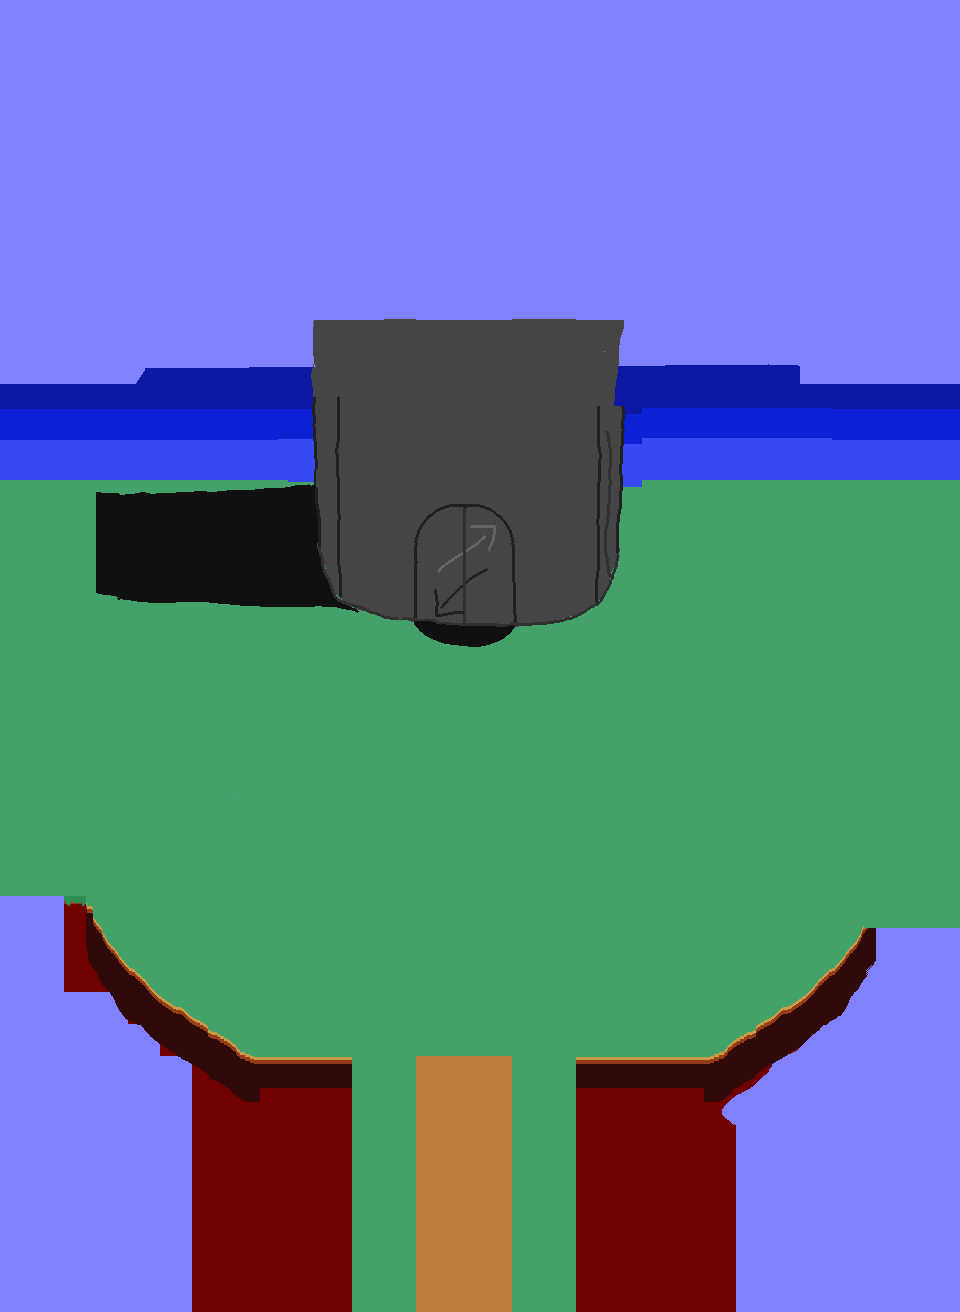

Rendered tile map (Tiled .tmx) drawn with the repository's tilesets; below, a short description and the map source with its tile grids summarised:
An orthogonal 30x41 tile map with 32x32 px tiles, 3 tile layers (Tile Layer 2, Tile Layer 1, Tile Layer 3), 6 tilesets and 10 objects (3x character, level Info).

<map version="1.2" tiledversion="1.2.1" orientation="orthogonal" renderorder="right-down" width="30" height="41" tilewidth="32" tileheight="32" infinite="0" nextlayerid="11" nextobjectid="31">
 <tileset firstgid="1" name="grassstage" tilewidth="32" tileheight="32" tilecount="2025" columns="45">
  <image source="grassstage.png" width="1440" height="1440" />
 </tileset>
 <tileset firstgid="2026" name="grassstage2" tilewidth="32" tileheight="32" tilecount="2500" columns="50">
  <image source="grassstage2.png" width="1600" height="1600" />
 </tileset>
 <tileset firstgid="4526" name="playerstart" tilewidth="32" tileheight="32" tilecount="1" columns="1">
  <image source="playerstart.png" width="32" height="32" />
  <tile id="0">
   <properties>
    <property name="orient" value="right" />
    <property name="playerstart" value="" />
   </properties>
  </tile>
 </tileset>
 <tileset firstgid="4527" name="grassstage3" tilewidth="32" tileheight="32" tilecount="1700" columns="50">
  <image source="grassstage3.png" width="1600" height="1088" />
 </tileset>
 <tileset firstgid="6227" source="grassstage4redux.tsx" />
 <tileset firstgid="6927" name="picnicarea" tilewidth="32" tileheight="32" tilecount="1230" columns="30">
  <image source="picnicarea.png" width="960" height="1312" />
 </tileset>
 <layer id="8" name="Tile Layer 2" width="30" height="41">
  <data>[1230 cells, 19 non-empty, 7 distinct tile ids]</data>
 </layer>
 <layer id="9" name="Tile Layer 1" width="30" height="41">
  <data>[1230 cells, 1020 non-empty, 35 distinct tile ids]</data>
 </layer>
 <layer id="10" name="Tile Layer 3" width="30" height="41">
  <data>[1230 cells, 1230 non-empty, 1034 distinct tile ids]</data>
 </layer>
 <objectgroup id="4" name="Object Layer 1">
  <object id="18" name="level Info" x="800" y="352" width="24" height="24">
   <properties>
    <property name="areaname" value="Picnic Area." />
    <property name="levelinfo" value="1" />
   </properties>
  </object>
  <object id="19" x="460" y="1270" width="32" height="32">
   <properties>
    <property name="orient" value="up" />
    <property name="playerstart" value="" />
    <property name="startarea" value="1" />
   </properties>
  </object>
  <object id="20" x="352" y="1312" width="224" height="64">
   <properties>
    <property name="NewArea" value="grassstage.tmx" />
    <property name="area" value="grassstage.tmx" />
    <property name="returnarea" value="4" />
   </properties>
  </object>
  <object id="21" x="352" y="480" width="224" height="64">
   <properties>
    <property name="NewArea" value="heaven.tmx" />
    <property name="area" value="heaven.tmx" />
    <property name="returnarea" value="1" />
   </properties>
  </object>
  <object id="22" x="448" y="736" width="32" height="32">
   <properties>
    <property name="orient" value="down" />
    <property name="playerstart" value="" />
    <property name="startarea" value="2" />
   </properties>
  </object>
  <object id="23" x="448" y="896" width="32" height="32">
   <properties>
    <property name="orient" value="up" />
    <property name="playerstart" value="" />
    <property name="startarea" value="0" />
   </properties>
  </object>
  <object id="25" name="Shopkeep" type="character" x="256" y="800" width="32" height="64">
   <properties>
    <property name="" value="" />
    <property name="SPflag1" value="" />
    <property name="description" value="Are you even the best version of yourself?" />
    <property name="image" value="graycloak.gif" />
    <property name="name" value="Tour Guide?" />
    <property name="orient" value="left" />
    <property name="sprite" value="" />
   </properties>
  </object>
  <object id="26" name="Shopkeep" type="character" x="672" y="800" width="32" height="64">
   <properties>
    <property name="" value="" />
    <property name="SPflag1" value="" />
    <property name="description" value="Are friends SO important?" />
    <property name="image" value="graycloak.gif" />
    <property name="name" value="Tour Guide?" />
    <property name="orient" value="left" />
    <property name="sprite" value="" />
   </properties>
  </object>
  <object id="29" x="416" y="512" width="96" height="128">
   <properties>
    <property name="description" value="null" />
    <property name="door" value="" />
    <property name="nodesc" value="" />
   </properties>
  </object>
  <object id="30" name="Gray" type="character" x="576" y="896" width="32" height="64">
   <properties>
    <property name="" value="" />
    <property name="SPflag1" value="" />
    <property name="description" value="The secret dungeon???" />
    <property name="image" value="graycloak.gif" />
    <property name="name" value="Tour Guide?" />
    <property name="orient" value="left" />
    <property name="sprite" value="" />
   </properties>
  </object>
 </objectgroup>
</map>
